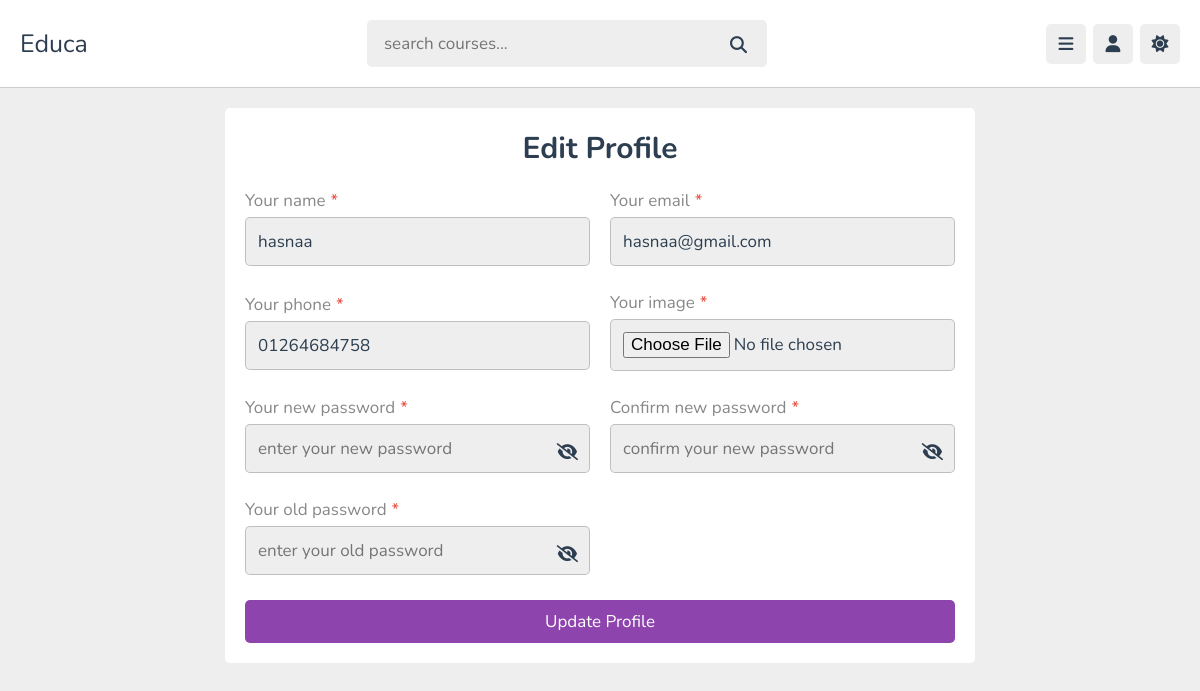
Page /update.php (signed in) on the committed database.
### tables this page shows
CREATE TABLE `users` (
  `id` varchar(20) DEFAULT NULL,
  `name` varchar(50) DEFAULT NULL,
  `phone` varchar(11) DEFAULT NULL,
  `email` varchar(50) DEFAULT NULL,
  `password` varchar(50) DEFAULT NULL,
  `image` varchar(100) DEFAULT NULL
);

### update.php (the view, shortened to what this page needs)
<?php
include 'components/connection.php';
?>
<!DOCTYPE html>
<html lang="en">
<head>
  <link rel="stylesheet" href="https://cdnjs.cloudflare.com/ajax/libs/font-awesome/6.1.2/css/all.min.css" />
  <link rel="stylesheet" href="css/style.css" />
</head>
<body>
  <?php include 'components/user_header.php' ?>
  <section class="form-container group-form">
    <form method="post" class="form" enctype="multipart/form-data">
      <h1>edit profile</h1>
      <div class="form-flex">
        <div class="input-group">
          <label for="name">Your name<span>*</span></label>
          <input type="text" name="name" id="name" class="input-box" placeholder="enter your name"
            value="<?=$fetch_user->name?>" />
        </div>
        <div class="input-group">
          <label for="email">Your email<span>*</span></label>
          <input type="email" name="email" id="email" class="input-box" placeholder="enter your email"
            value="<?=$fetch_user->email?>" />
        </div>
        <div class="input-group">
          <label for="phone">Your phone<span>*</span></label>
          <input type="tel" name="phone" id="phone" class="input-box" maxlength="11" minlength="11"
            placeholder="enter your phone" value="<?=$fetch_user->phone?>" />
        </div>
        <div class="input-group">
          <label for="image">Your image<span>*</span></label>
          <input type="file" name="image" id="image" class="input-box" placeholder="<?=$fetch_user->image?>" />
        </div>
        <div class="input-group">
          <label for="password">Your new password<span>*</span></label>
          <div class="password-container">
            <i class="fas fa-eye-slash password-toggle"></i>
            <input type="password" placeholder="enter your new password" name="password" id="password" class="input-box"
              maxlength="6" minlength="6" />
          </div>
        </div>
        <div class="input-group">
          <label for="cpassword">Confirm new password<span>*</span></label>
          <div class="password-container">
            <i class="fas fa-eye-slash password-toggle"></i>
            <input type="password" placeholder="confirm your new password" name="cpassword" id="cpassword"
              class="input-box" maxlength="6" minlength="6" />
          </div>
        </div>
        <div class="input-group">
          <label for="opassword">Your old password<span>*</span></label>
          <div class="password-container">
            <i class="fas fa-eye-slash password-toggle"></i>
            <input type="password" placeholder="enter your old password" name="opassword" id="opassword"
              class="input-box" maxlength="6" minlength="6" />
          </div>
        </div>
      </div>
      <button type="submit" name="update" class="btn">update profile</button>
    </form>
  </section>
</body>
</html>

### css/style.css (style rules this page uses)
:root { --main-color: #8e44ad; --red: #e74c3c; --orange: #f39c12; --light-color: #888; --light-bg: #eee; --black: #2c3e50; --white: #fff; --border: 0.1rem solid rgba(0, 0, 0, 0.2); --transition: 0.1s linear; }
* { font-family: "Nunito", sans-serif; margin: 0; padding: 0; box-sizing: border-box; outline: none; border: none; text-decoration: none; background: none; }
html { font-size: 62.5%; overflow-x: hidden; }
body { background-color: var(--light-bg); padding-left: 28rem; }
section { padding: 2rem; margin-bottom: 2rem; max-width: 1200px; margin: 0 auto; }
.btn { border-radius: 0.5rem; color: #fff; font-size: 1.7rem; cursor: pointer; text-transform: capitalize; padding: 1rem 1.5rem; text-align: center; margin-top: 1rem; display: block; width: 100%; background-color: var(--main-color); transition: var(--transition); }
.form h1 { font-size: 3rem; color: var(--black); text-align: center; font-weight: bolder; text-transform: capitalize; margin-bottom: 2rem; }
.form label { font-size: 1.7rem; color: var(--light-color); }
.form label span { color: var(--red); margin-left: 0.5rem; }
.form .input-box { width: 100%; margin-top: 1.7rem; padding: 1.2rem; background-color: var(--light-bg); color: var(--black); border-radius: 0.5rem; font-size: 1.7rem; border: var(--border); transition: var(--transition); }
.form .btn { margin-top: 2rem; }
.form .password-container { position: relative; }
.form .password-container .password-toggle { position: absolute; top: 40%; transform: translateY(-50%); right: 1.2rem; font-size: 1.7rem; color: var(--black); cursor: pointer; transition: var(--transition); }
.form-container .form { background-color: var(--white); padding: 2rem; border-radius: 0.5rem; width: 50rem; max-width: 100%; margin: 0 auto; }
.form-container .form .input-box { margin-bottom: 2.5rem; margin-top: 0.5rem; }
.form-container .form .btn { margin-top: 0; }
@media (max-width: 1200px) { body { padding-left: 0; } }
@media (min-width: 771px) { .group-form .form { width: 75rem; } }
@media (min-width: 771px) { .group-form .form .form-flex { display: flex; flex-wrap: wrap; align-items: center; column-gap: 2rem; } }
@media (min-width: 771px) { .group-form .form .input-group { width: calc((100% - 2rem) / 2); } }

### rows in the picture
users: name "hasnaa", email "hasnaa@gmail.com", phone "01264684758"
